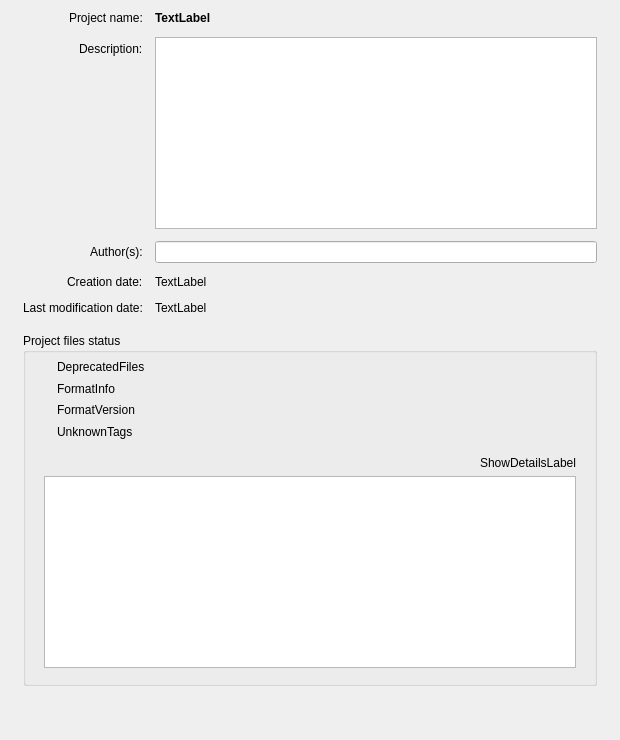
<?xml version="1.0" encoding="UTF-8"?>
<ui version="4.0">
 <class>EditProjectPropertiesDialog</class>
 <widget class="QDialog" name="EditProjectPropertiesDialog">
  <property name="geometry">
   <rect>
    <x>0</x>
    <y>0</y>
    <width>620</width>
    <height>740</height>
   </rect>
  </property>
  <property name="sizePolicy">
   <sizepolicy hsizetype="Minimum" vsizetype="Minimum">
    <horstretch>0</horstretch>
    <verstretch>0</verstretch>
   </sizepolicy>
  </property>
  <property name="minimumSize">
   <size>
    <width>0</width>
    <height>0</height>
   </size>
  </property>
  <property name="windowTitle">
   <string notr="true"/>
  </property>
  <property name="modal">
   <bool>true</bool>
  </property>
  <layout class="QVBoxLayout" name="verticalLayout_3" stretch="0,0,0">
   <property name="spacing">
    <number>12</number>
   </property>
   <item>
    <layout class="QFormLayout" name="formLayout_3">
     <property name="fieldGrowthPolicy">
      <enum>QFormLayout::ExpandingFieldsGrow</enum>
     </property>
     <property name="labelAlignment">
      <set>Qt::AlignRight|Qt::AlignTrailing|Qt::AlignVCenter</set>
     </property>
     <property name="leftMargin">
      <number>12</number>
     </property>
     <property name="topMargin">
      <number>0</number>
     </property>
     <property name="rightMargin">
      <number>12</number>
     </property>
     <property name="bottomMargin">
      <number>6</number>
     </property>
     <item row="0" column="0">
      <widget class="QLabel" name="label">
       <property name="text">
        <string>Project name:</string>
       </property>
      </widget>
     </item>
     <item row="0" column="1">
      <widget class="QLabel" name="ProjectNameLabel">
       <property name="font">
        <font>
         <weight>75</weight>
         <bold>true</bold>
        </font>
       </property>
       <property name="text">
        <string notr="true">TextLabel</string>
       </property>
      </widget>
     </item>
     <item row="1" column="0">
      <widget class="QLabel" name="label_3">
       <property name="text">
        <string>Description:</string>
       </property>
      </widget>
     </item>
     <item row="1" column="1">
      <widget class="QPlainTextEdit" name="DescriptionTextEdit">
       <property name="sizePolicy">
        <sizepolicy hsizetype="Expanding" vsizetype="Maximum">
         <horstretch>0</horstretch>
         <verstretch>0</verstretch>
        </sizepolicy>
       </property>
       <property name="plainText">
        <string notr="true"/>
       </property>
      </widget>
     </item>
     <item row="2" column="0">
      <widget class="QLabel" name="label_4">
       <property name="text">
        <string>Author(s):</string>
       </property>
      </widget>
     </item>
     <item row="2" column="1">
      <widget class="QLineEdit" name="AuthorsLineEdit"/>
     </item>
     <item row="3" column="0">
      <widget class="QLabel" name="label_5">
       <property name="text">
        <string>Creation date:</string>
       </property>
      </widget>
     </item>
     <item row="3" column="1">
      <widget class="QLabel" name="CreationDateLabel">
       <property name="text">
        <string notr="true">TextLabel</string>
       </property>
      </widget>
     </item>
     <item row="4" column="0">
      <widget class="QLabel" name="label_6">
       <property name="text">
        <string>Last modification date:</string>
       </property>
      </widget>
     </item>
     <item row="4" column="1">
      <widget class="QLabel" name="LastModDateLabel">
       <property name="text">
        <string notr="true">TextLabel</string>
       </property>
      </widget>
     </item>
    </layout>
   </item>
   <item>
    <layout class="QVBoxLayout" name="verticalLayout_2">
     <property name="leftMargin">
      <number>12</number>
     </property>
     <property name="rightMargin">
      <number>12</number>
     </property>
     <item>
      <widget class="QGroupBox" name="StatusGroupBox">
       <property name="title">
        <string>Project files status</string>
       </property>
       <property name="alignment">
        <set>Qt::AlignLeading|Qt::AlignLeft|Qt::AlignTop</set>
       </property>
       <layout class="QVBoxLayout" name="verticalLayout">
        <property name="topMargin">
         <number>6</number>
        </property>
        <property name="bottomMargin">
         <number>6</number>
        </property>
        <item>
         <layout class="QFormLayout" name="formLayout">
          <item row="2" column="1">
           <widget class="QLabel" name="FormatVersionTextLabel">
            <property name="text">
             <string notr="true">FormatVersion</string>
            </property>
            <property name="alignment">
             <set>Qt::AlignLeading|Qt::AlignLeft|Qt::AlignTop</set>
            </property>
           </widget>
          </item>
          <item row="0" column="1">
           <widget class="QLabel" name="DeprecatedTextLabel">
            <property name="text">
             <string notr="true">DeprecatedFiles</string>
            </property>
           </widget>
          </item>
          <item row="0" column="0">
           <widget class="openfluid::ui::common::StatusIconLabel" name="DeprecatedIconLabel">
            <property name="sizePolicy">
             <sizepolicy hsizetype="Maximum" vsizetype="Maximum">
              <horstretch>0</horstretch>
              <verstretch>0</verstretch>
             </sizepolicy>
            </property>
            <property name="minimumSize">
             <size>
              <width>16</width>
              <height>16</height>
             </size>
            </property>
            <property name="text">
             <string notr="true"/>
            </property>
           </widget>
          </item>
          <item row="1" column="1">
           <widget class="QLabel" name="FormatInfoTextLabel">
            <property name="text">
             <string notr="true">FormatInfo</string>
            </property>
           </widget>
          </item>
          <item row="1" column="0">
           <widget class="openfluid::ui::common::StatusIconLabel" name="FormatInfoIconLabel">
            <property name="sizePolicy">
             <sizepolicy hsizetype="Maximum" vsizetype="Maximum">
              <horstretch>0</horstretch>
              <verstretch>0</verstretch>
             </sizepolicy>
            </property>
            <property name="minimumSize">
             <size>
              <width>16</width>
              <height>16</height>
             </size>
            </property>
            <property name="text">
             <string notr="true"/>
            </property>
           </widget>
          </item>
          <item row="2" column="0">
           <widget class="openfluid::ui::common::StatusIconLabel" name="FormatVersionIconLabel">
            <property name="sizePolicy">
             <sizepolicy hsizetype="Maximum" vsizetype="Maximum">
              <horstretch>0</horstretch>
              <verstretch>0</verstretch>
             </sizepolicy>
            </property>
            <property name="minimumSize">
             <size>
              <width>16</width>
              <height>16</height>
             </size>
            </property>
            <property name="text">
             <string notr="true"/>
            </property>
           </widget>
          </item>
          <item row="3" column="0">
           <widget class="openfluid::ui::common::StatusIconLabel" name="UnknownTagsIconLabel">
            <property name="sizePolicy">
             <sizepolicy hsizetype="Maximum" vsizetype="Maximum">
              <horstretch>0</horstretch>
              <verstretch>0</verstretch>
             </sizepolicy>
            </property>
            <property name="minimumSize">
             <size>
              <width>16</width>
              <height>16</height>
             </size>
            </property>
            <property name="text">
             <string notr="true"/>
            </property>
           </widget>
          </item>
          <item row="3" column="1">
           <widget class="QLabel" name="UnknownTagsTextLabel">
            <property name="text">
             <string notr="true">UnknownTags</string>
            </property>
            <property name="alignment">
             <set>Qt::AlignLeading|Qt::AlignLeft|Qt::AlignTop</set>
            </property>
           </widget>
          </item>
         </layout>
        </item>
        <item>
         <widget class="QWidget" name="DetailsWidget" native="true">
          <layout class="QVBoxLayout" name="verticalLayout_5">
           <item>
            <widget class="openfluid::ui::common::ActionLabel" name="ShowDetailsLabel">
             <property name="text">
              <string notr="true">ShowDetailsLabel</string>
             </property>
             <property name="alignment">
              <set>Qt::AlignRight|Qt::AlignTrailing|Qt::AlignVCenter</set>
             </property>
             <property name="textInteractionFlags">
              <set>Qt::NoTextInteraction</set>
             </property>
            </widget>
           </item>
           <item>
            <widget class="QPlainTextEdit" name="DetailsTextEdit">
             <property name="readOnly">
              <bool>true</bool>
             </property>
             <property name="plainText">
              <string notr="true"/>
             </property>
            </widget>
           </item>
          </layout>
         </widget>
        </item>
       </layout>
      </widget>
     </item>
    </layout>
   </item>
   <item>
    <spacer name="verticalSpacer">
     <property name="orientation">
      <enum>Qt::Vertical</enum>
     </property>
     <property name="sizeHint" stdset="0">
      <size>
       <width>20</width>
       <height>5</height>
      </size>
     </property>
    </spacer>
   </item>
  </layout>
 </widget>
 <customwidgets>
  <customwidget>
   <class>openfluid::ui::common::StatusIconLabel</class>
   <extends>QLabel</extends>
   <header location="global">openfluid/ui/common/StatusIconLabel.hpp</header>
  </customwidget>
  <customwidget>
   <class>openfluid::ui::common::ActionLabel</class>
   <extends>QLabel</extends>
   <header location="global">openfluid/ui/common/ActionLabel.hpp</header>
  </customwidget>
 </customwidgets>
 <resources/>
 <connections/>
</ui>
